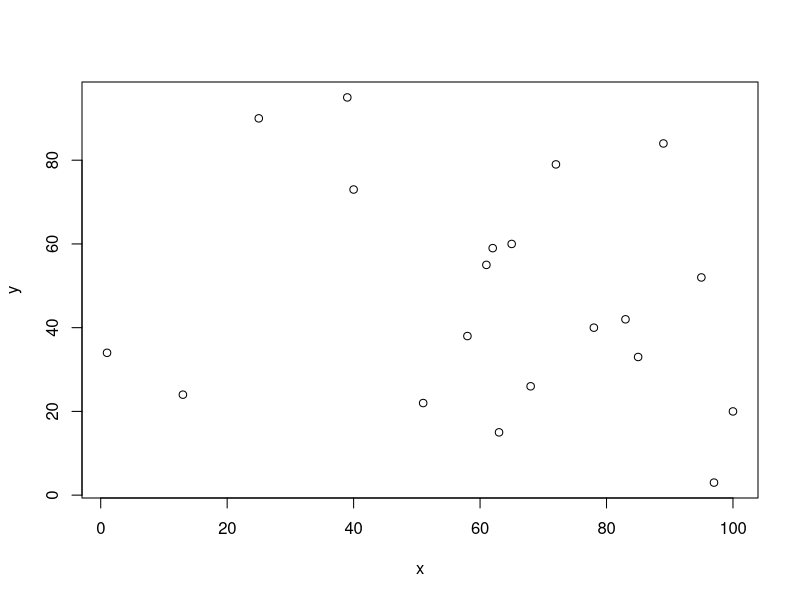
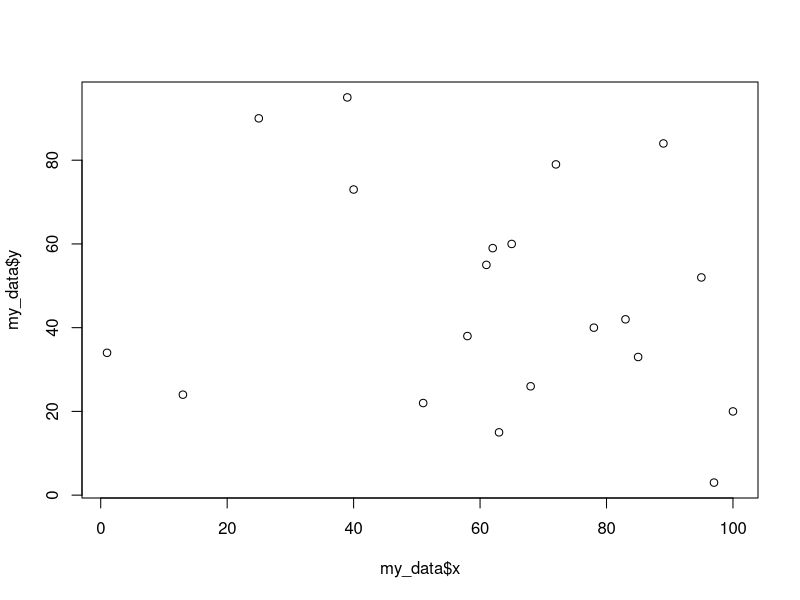
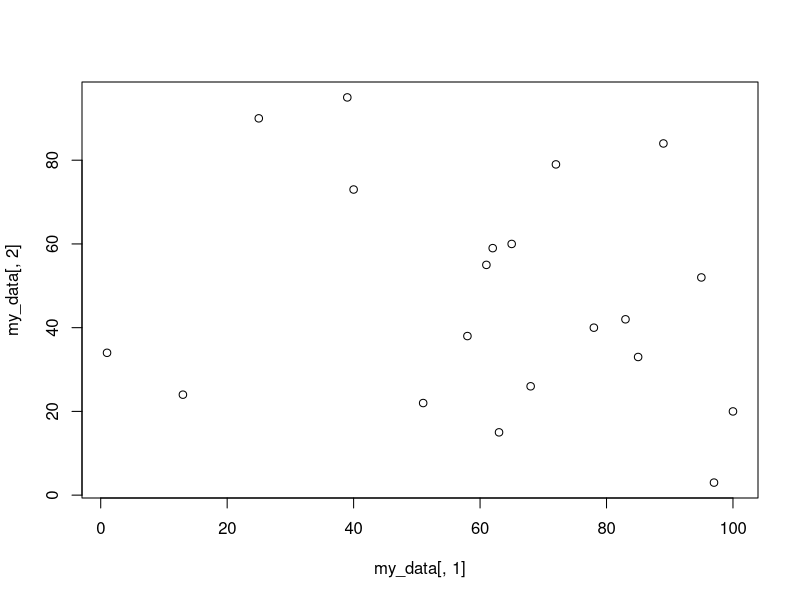
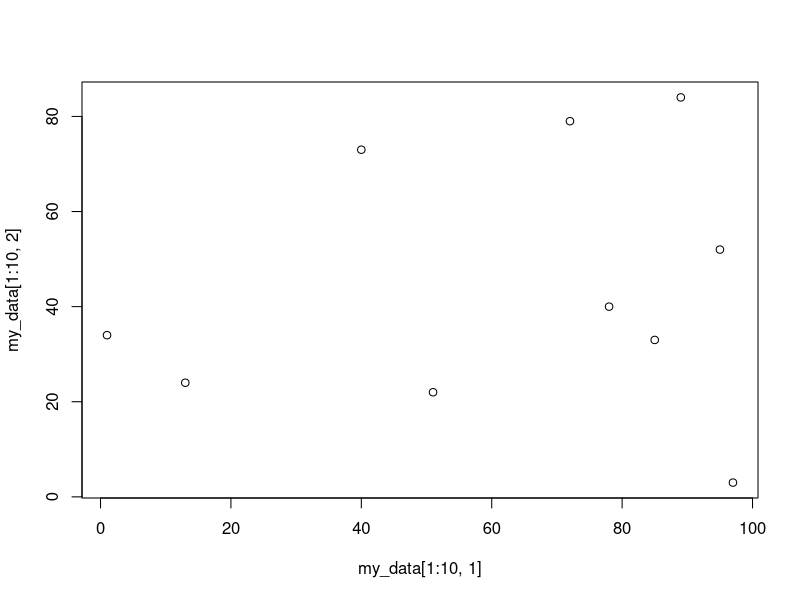

Here is the R script that generated these plots, in order:
## ---- chunk 1
x <- sample(x = 1:100, size = 20)

## Otras opciones de lo mismo
x2 = sample (x = 1:100, size = 20)
sample(x = 1:100, size = 20) -> x3

## ---- chunk 2
y <- sample(x = 1:100, size = 20)

## ---- chunk 3
my_data <- data.frame(x,y)
## ---- chunk 4
plot(my_data)
## ---- chunk 5
plot(my_data$x, my_data$y)
## ---- chunk 6
plot(my_data[,1],my_data[,2])
## ---- chunk 7
plot(my_data[1:10,1],my_data[1:10,2])
